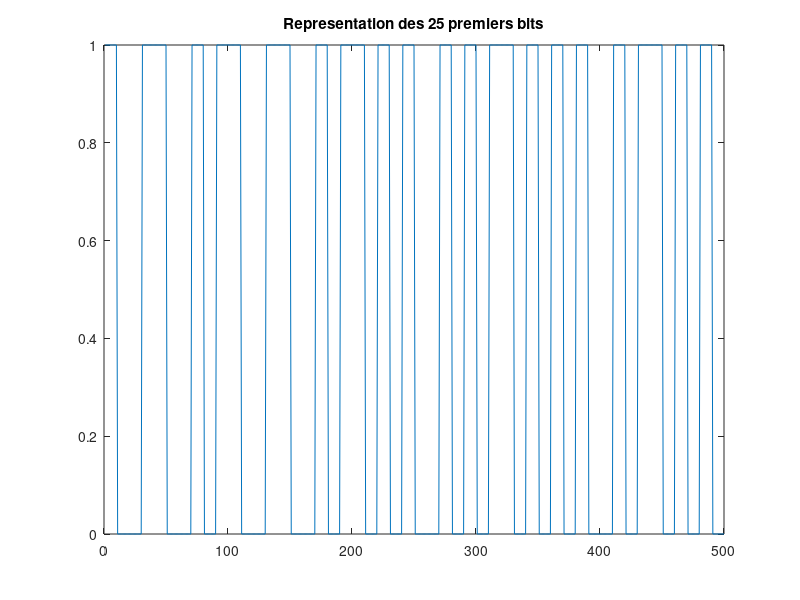
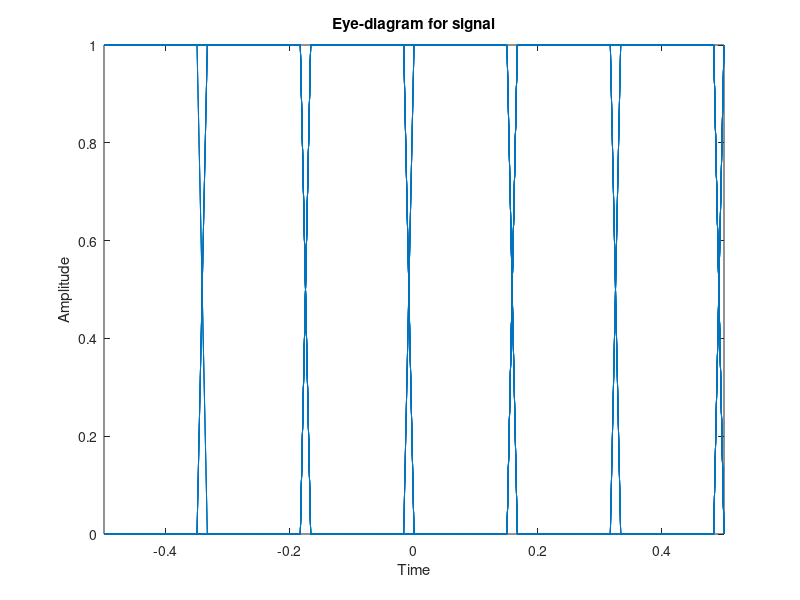
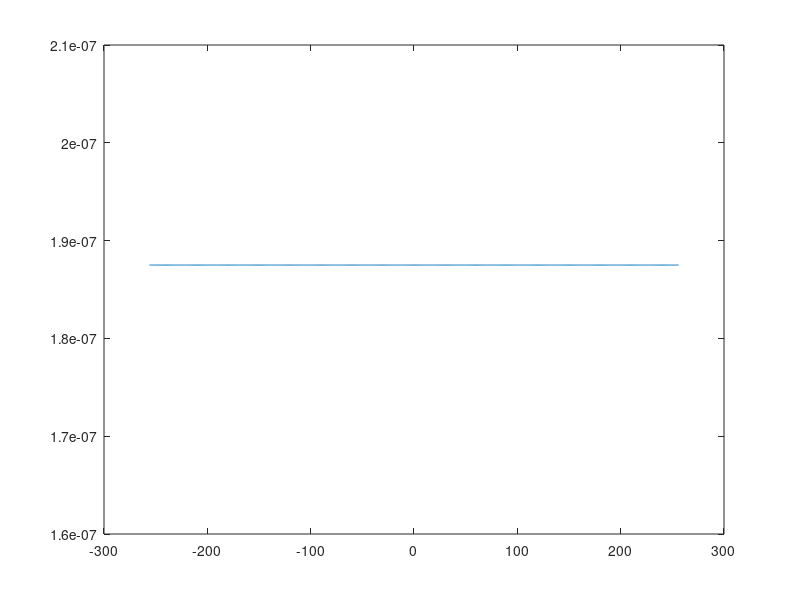

Source code (MATLAB) for these figures, in order:
% Projet TS226
% Maxime PETERLIN - Gabriel VERMEULEN
%% Initialisation des variables
clear all;
close all;

fe = 20 * 10^6; % Frequence d'echantillonage 20 MHz
Ds = 1 * 10^6;  % Debit symbole 1MHz
Ts = 1 / Ds;
Fse = 20;       % Facteur de sur-echantillonnage
Nfft = 512;     % Nombre de point pour la FFT

N = 1000;       % Nombre de point de la simulation

% Generation de la sequence aleatoire de bits
bk = randi([0 1], 1, N);

% Filtre de mise en forme
p = [ -0.5 * ones(1, 0.5 * 10^-6 * fe) 0.5 * ones(1, 0.5 * 10^-6 * fe) ];

% Filtre adapte
p_adapt = [ 0.5 * ones(1, 0.5 * 10^-6 * fe) -0.5 * ones(1, 0.5 * 10^-6 * fe) ];

%% Modulation PPM

% Association bit->symboles et sur-echantillonage
An = upsample(bk*2 - 1, Fse);

% Filtrage de mis en forme
sl = conv(An, p) + 0.5;

%% Canal et bruit

ylp = sl;

%% Decodage

yl = ylp -0.5;

% Filtre adapte
rsk = conv(yl, p_adapt);

% Sous echantillonage
rk = downsample(rsk(Fse:length(rsk)), Fse);

% Decision
bkr = rk;
bkr(bkr>0) = 1;
bkr(bkr<0) = 0;
bkr = bkr(1:end-1);

%% Affichage des 25 premiers bits de sl
figure, plot(sl(1:25*Fse));
title('Representation des 25 premiers bits');

%% Diagramme de l'oeil de duree 2*Ts pour les 100 premiers buts envoyes
eyediagram(sl(1:100*Fse), 3*Fse);

%% Trace de la DSP
figure, plot((1:Nfft)/Nfft -0.5, fftshift(abs(fft(sl-0.5, Nfft)).^2));
%%  dsp calculee
f=-Nfft/2:Nfft/2;
plot(f,(3*Ts/16)*sinc(f*Ts/2).^2+ 1i * (3*Ts/16) * sinc(f*Ts/2) .* sinc(f*3/2*Ts));









